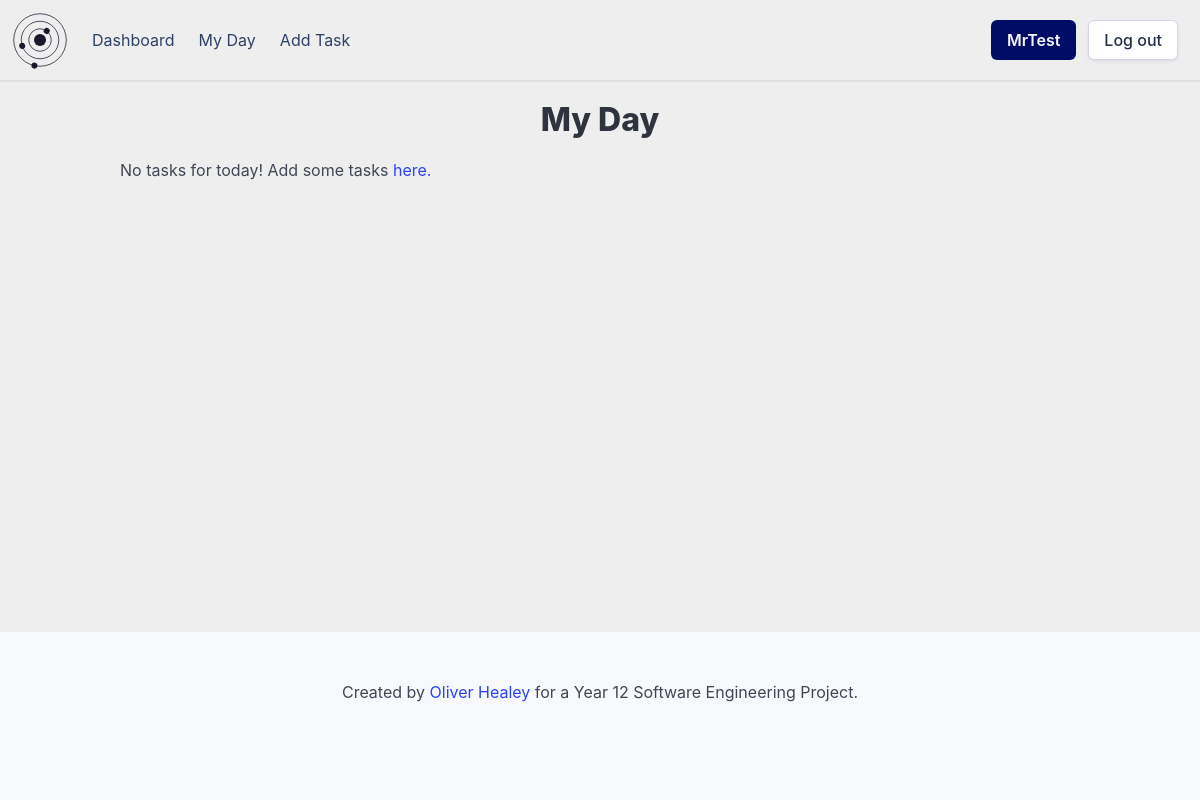
The app's page /myday (signed in), older data.
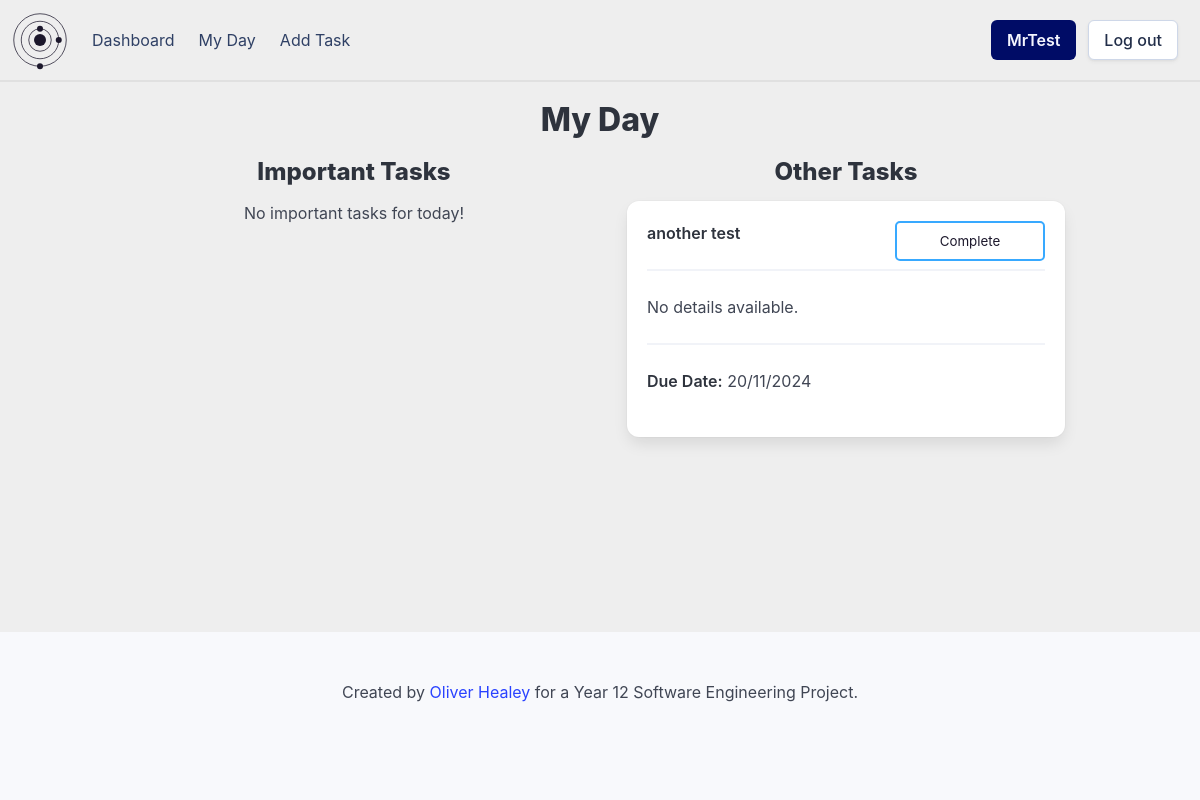
The same page, newer data.
### setup_db.py (models this page shows)
class Task(Base):
    __tablename__ = 'tasks'
    task_id = Column(String, primary_key=True)
    name = Column(String, nullable=False)
    details = Column(String)
    important = Column(Boolean, nullable=False)
    due_date = Column(DateTime, nullable=False)
    completed = Column(Boolean, nullable=False)
    user_id = Column(String, ForeignKey('userdetails.id'), nullable=False)
    group_id = Column(String, ForeignKey('groups.group_id'), nullable=False)
    user = relationship('User', back_populates='tasks')
    groups = relationship('Group', back_populates='tasks')

### app.py (the view)
@app.route('/myday')
def myday():
    if flaskSession.get('userId') is None:
        return redirect(url_for('login'))
    userId = flaskSession.get('userId')
    current_date = datetime.datetime.now().date()
    tasks = sessionDb.query(Task).filter(Task.user_id == userId).all()
    tasks = [task for task in tasks if task.due_date.date() == current_date]
    return render_template('myday.html', tasks=tasks, showDetails=True)

### templates/myday.html (shortened to what this page needs)
{% extends "base_loggedin.html" %}
{% block heading %}My Day{% endblock %}
{% block content %}
    <div class="container">
        <div class="day-overview">
            {% if tasks|length == 0 %}
                <p>No tasks for today! Add some tasks <a href="/addtask">here.</a></p>
            {% else %}
                {% set important_tasks = tasks|selectattr('important')|list %}
                {% set other_tasks = tasks|rejectattr('important')|list %}
                <div class="columns is-multiline">
                    <div class="column is-half">
                        <h3 class="has-text-centered">Important Tasks</h3>
                        {% if important_tasks|length == 0 %}
                            <p class="has-text-centered">No important tasks for today!</p>
                        {% else %}
                            {% for task in tasks %}
                                {% if task.important %}
                                    {% include 'task_box.html' %}
                                {% endif %}
                            {% endfor %}
                        {% endif %}
                    </div>
                    <div class="column is-half">
                        <h3 class="has-text-centered">Other Tasks</h3>
                        {% if other_tasks|length == 0 %}
                            <p class="has-text-centered">No other tasks for today!</p>
                        {% else %}
                            {% for task in tasks %}
                                {% if not task.important %}
                                    {% include 'task_box.html' %}
                                {% endif %}
                            {% endfor %}
                        {% endif %}
                    </div>
                </div>
            {% endif %}
        </div>
    </div>
{% endblock %}

### templates/task_box.html (shortened to what this page needs)
<div class="box task-box" onclick="window.location.href='/task/{{ task.task_id }}'">
    <div class="content">
        <p>
            <strong class="{{ 'has-text-success' if task.completed else '' }}">{{ task.name }}</strong>
            <hr>
            {% if showDetails %}
                {% if task.details %}
                    {{ task.details }}
                {% else %}
                    No details available.
                {% endif %}
                <hr>
            {% endif %}
            {% if not task.completed %}
                <strong class="">Due Date:</strong> {{ task.due_date.strftime('%d/%m/%Y') }}<br>
            {% else %}
                <strong class="has-text-success">Task Complete</strong>
            {% endif %}
        </p>
    </div>
    {% if not task.completed %}
        <form action="/complete" method="POST">
            <input type="submit" value="Complete" class="task-complete-button">
        </form>
    {% else %}
        <form action="/decomplete" method="POST">
            <input type="hidden" name="task_id" value="{{ task.task_id }}">
            <input type="submit" value="Remove Complete" class="task-complete-button">
        </form>
    {% endif %}
</div>

Row changes from the older to the newer data that the page shows:
added Task: name "another test", details "No details available.", due_date "20/11/2024"
Text that changed along with them:
text no longer shown: "No tasks for today! Add some tasks here."
text now shown: "Important Tasks No important tasks for today! Other Tasks"
